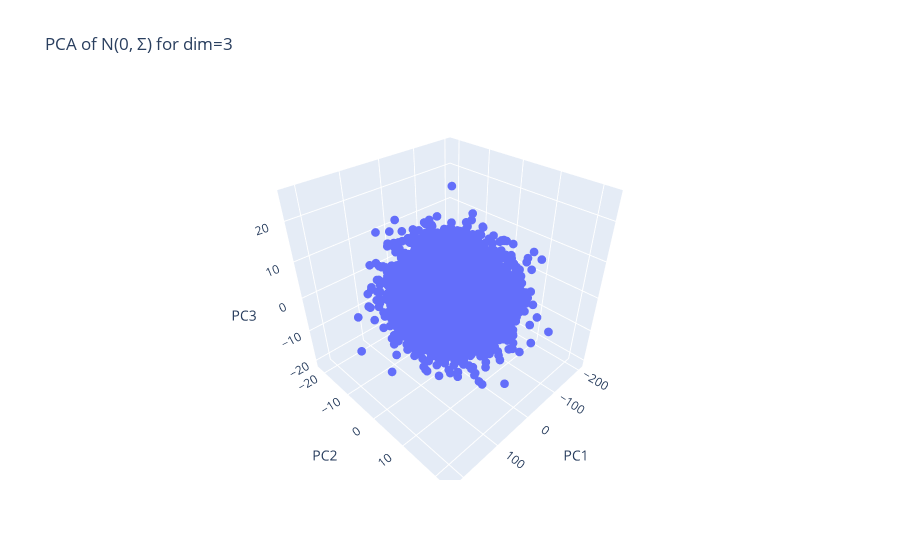

Write notebook code for a chart like this one.
### Markdown cell above
## Task 2

### Code cell
def generate_data_with_var(N, d):
    A = np.random.rand(d, d)
    Sigma = np.dot(A, A.T)
    X = np.random.multivariate_normal(mean=np.zeros(d), cov=Sigma, size=N)
    return X - np.sum(X, axis=0)/len(X)
    
plot_3_components(check_pca(generate_data_with_var), r"PCA of N(0, Σ) for dim=3", ["PC1", "PC2", "PC3"])

### Figure 1 — Plotly figure (JSON) as saved in the notebook; plotly's stock layout.template omitted (floating-point values rounded to 4 significant figures; data arrays with more than 128 entries replaced by an {"elided": "..."} marker saying what was removed)
{"data": [{"hovertemplate": "PC1=%{x}<br>PC2=%{y}<br>PC3=%{z}<extra></extra>", "legendgroup": "", "marker": {"color": "#636efa", "size": 3, "symbol": "circle"}, "mode": "markers", "name": "", "scene": "scene", "showlegend": false, "type": "scatter3d", "x": {"elided": "10000 float values"}, "y": {"elided": "10000 float values"}, "z": {"elided": "10000 float values"}}], "layout": {"legend": {"tracegroupgap": 0}, "scene": {"domain": {"x": [0, 1], "y": [0, 1]}, "xaxis": {"title": {"text": "PC1"}}, "yaxis": {"title": {"text": "PC2"}}, "zaxis": {"title": {"text": "PC3"}}}, "title": {"text": "PCA of N(0, Σ) for dim=3"}}}
